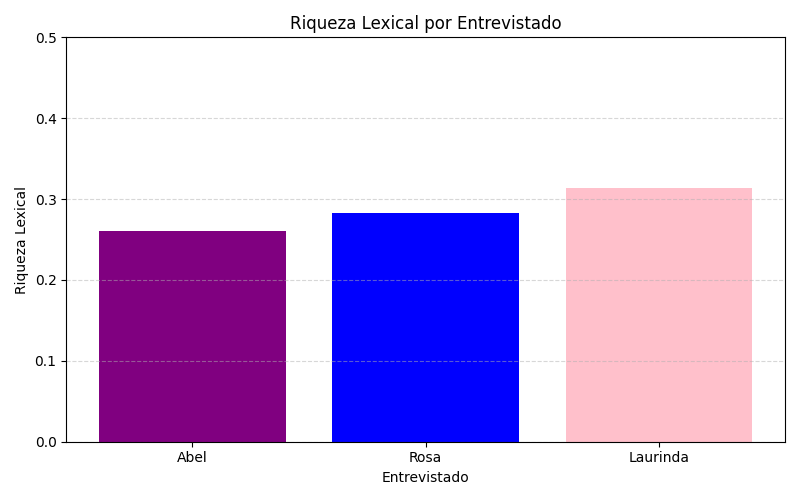

The script that drew this image:
import pandas as pd
import matplotlib.pyplot as plt
import spacy

# Carregar modelo spaCy
nlp = spacy.load("pt_core_news_lg")

# Caminhos das entrevistas (mantém os nomes originais)
entrevistas = {
    "Joana": r"C:\Users\joana\Desktop\Joana\Universidade\UMinho\HD\AVD\BauFamiliaG1\codigos\dataset_corpus_entrevista_joana.csv",
    "João": r"C:\Users\joana\Desktop\Joana\Universidade\UMinho\HD\AVD\BauFamiliaG1\codigos\dataset_corpus_entrevista_joao.csv",
    "Mariana": r"C:\Users\joana\Desktop\Joana\Universidade\UMinho\HD\AVD\BauFamiliaG1\codigos\dataset_corpus_entrevista_mariana.csv"
}

# Mapeamento dos nomes para os nomes dos entrevistados
nomes_grafico = {
    "Joana": "Abel",
    "João": "Rosa",
    "Mariana": "Laurinda"
}

# Dicionário para armazenar os valores
riqueza_lexical = {}

# Calcular riqueza lexical por entrevistado
for nome, caminho in entrevistas.items():
    df = pd.read_csv(caminho)
    texto = " ".join(df["Resposta"].fillna(""))
    doc = nlp(texto)

    palavras = [token.text.lower() for token in doc if token.is_alpha]
    total = len(palavras)
    unicas = len(set(palavras))

    riqueza = unicas / total if total > 0 else 0
    # Usa o nome do entrevistado para o gráfico
    riqueza_lexical[nomes_grafico[nome]] = round(riqueza, 4)  # Quatro casas decimais

# Criar DataFrame
df_riqueza = pd.DataFrame.from_dict(riqueza_lexical, orient="index", columns=["Riqueza Lexical"])
df_riqueza.to_csv("riqueza_lexical_por_entrevistado.csv")

# Gráfico de barras separadas
plt.figure(figsize=(8, 5))
cores = {"Abel": "purple", "Rosa": "blue", "Laurinda": "pink"}
plt.bar(df_riqueza.index, df_riqueza["Riqueza Lexical"], color=[cores[nome] for nome in df_riqueza.index])
plt.title("Riqueza Lexical por Entrevistado")
plt.xlabel("Entrevistado")
plt.ylabel("Riqueza Lexical")
plt.ylim(0, 0.5)
plt.grid(axis="y", linestyle="--", alpha=0.5)
plt.tight_layout()
plt.savefig("riqueza_lexical_tripo.png")
plt.show()
